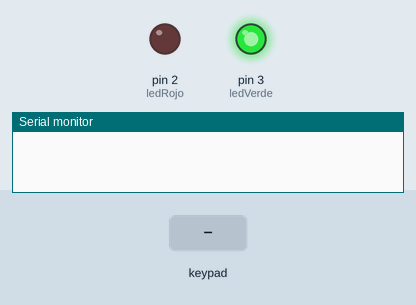
Recording of a sketch running on a simulated Arduino Uno, built with avr-gcc and run on an emulated ATmega328P. On the bench: output pins drawn as LEDs (lit = HIGH), the last lines printed to the serial monitor. The inputs (shaded band) are chosen by the test bench.

Above: at 1.2 s.
1.3 s: key 'A' pressed
At 1.8 s:
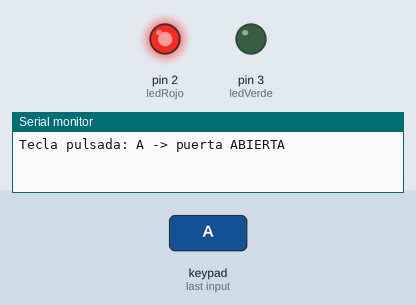
4.3 s: key 'C' pressed
At 5.3 s:
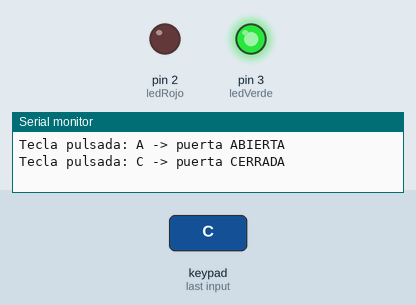
Timing chart, 0 to 7.3 s (numbered marks = the images above; inputs shaded):
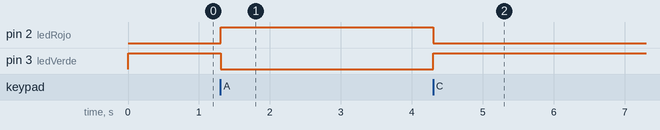

Measured:
- after the input at 1.3 s, pin 2 (ledRojo): LOW → HIGH at once; pin 3 (ledVerde): HIGH → LOW at once
- after the input at 4.3 s, pin 2 (ledRojo): HIGH → LOW after 0.00 s instead of 2.0 s; pin 3 (ledVerde): LOW → HIGH after 0.00 s instead of 2.0 s

The sketch:

Ejercicio2.2.ino
```cpp
// C++ code
// GRUPO B3
// Mateo Rico Iglesias
// Chen Xin Pan Wang
// Eduardo Blanco Bielsa

#include <Keypad.h>
//Leds
int ledRojo = 2;
int ledVerde = 3;

//Teclado
const byte nfilas = 4;
const byte ncolumnas = 4;
char teclas[nfilas][ncolumnas] = {
   {'1','2','3','A'},
   {'4','5','6','B'},
   {'7','8','9','C'},
   {'*','0','#','D'}
  };
byte pinsFilas[nfilas] = { 11, 10, 9, 8 };
byte pinsColumnas[ncolumnas] = { 7, 6, 5, 4 };

Keypad teclado = Keypad(makeKeymap(teclas), pinsFilas, pinsColumnas,
nfilas, ncolumnas);

bool isOpened = false;

double inicioCuentaTiempo;

void setup() {
  Serial.begin(9600);
  pinMode(ledVerde, OUTPUT);
  pinMode(ledRojo, OUTPUT);
  digitalWrite(ledVerde, HIGH);
}

void loop() {
  char teclaPulsada = teclado.getKey();
  if(teclaPulsada == 'A'&& !isOpened){
      inicioCuentaTiempo = millis();//empieza el contador
      isOpened = true;
      Serial.println("Tecla pulsada: A -> puerta ABIERTA");
      digitalWrite(ledVerde, LOW);
      digitalWrite(ledRojo, HIGH);

  }else if(millis() - inicioCuentaTiempo >= 5000 && isOpened){
      isOpened = false;
      digitalWrite(ledRojo, LOW);
      digitalWrite(ledVerde, HIGH);
    }else if(teclaPulsada == 'C'&& isOpened){
      isOpened = false;
      Serial.println("Tecla pulsada: C -> puerta CERRADA");
      digitalWrite(ledRojo, LOW);
      digitalWrite(ledVerde, HIGH);

  }
}
```
